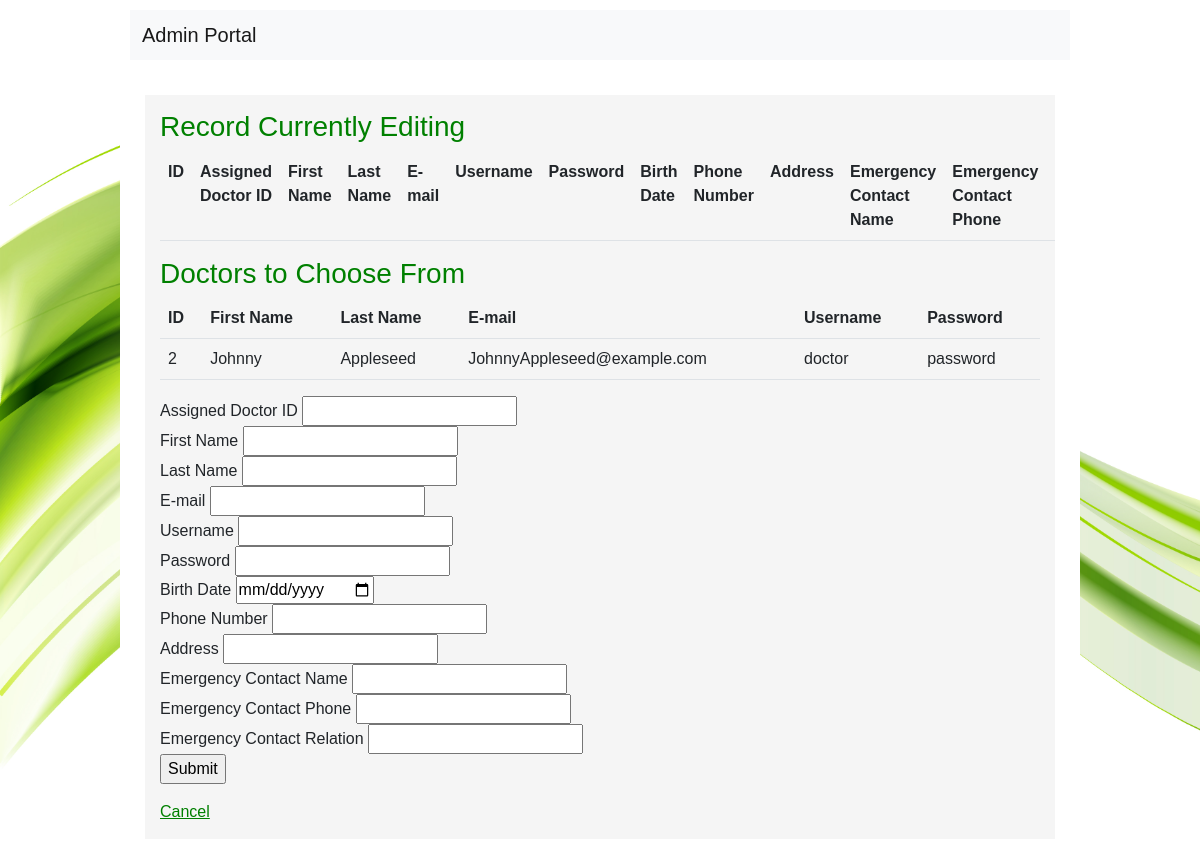
Before: /html/admin/adminEditPatient.php?a=1 with the older database file.
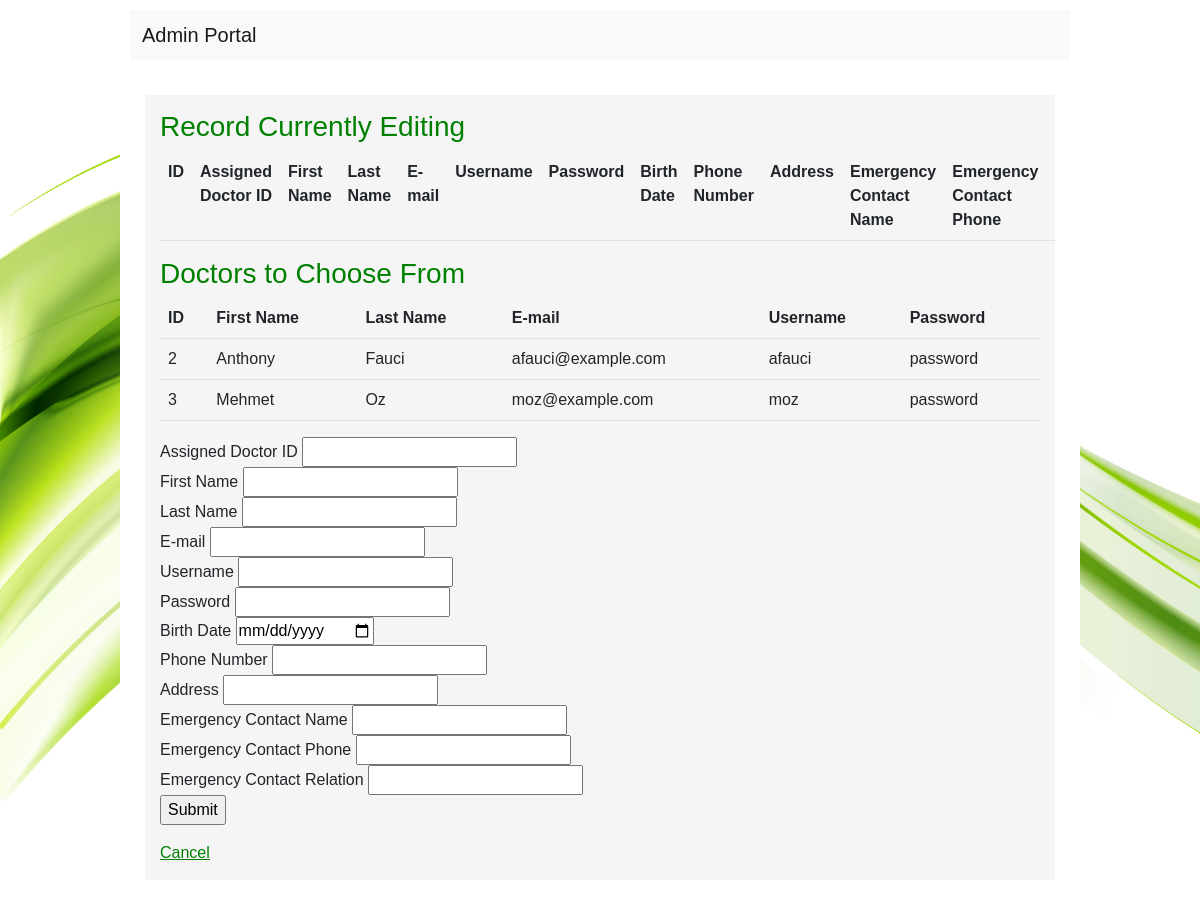
After: the same page with the newer database file.
### tables this page shows
CREATE TABLE `Users` (
  `id` int(11) UNSIGNED NOT NULL,
  `first_name` varchar(255) DEFAULT NULL,
  `last_name` varchar(255) DEFAULT NULL,
  `email` varchar(255) DEFAULT NULL,
  `userpassword` varchar(64) NOT NULL,
  `role` enum('ADMIN','DOCTOR','PATIENT') DEFAULT NULL,
  `username` varchar(255) NOT NULL,
  `assigned_doctorId` int(11) DEFAULT NULL,
  `birthdate` date DEFAULT NULL,
  `phone` varchar(255) DEFAULT NULL,
  `address` varchar(255) DEFAULT NULL,
  `emerCon_name` varchar(255) DEFAULT NULL,
  `emerCon_phone` varchar(255) DEFAULT NULL,
  `emerCon_relation` varchar(255) DEFAULT NULL
);

### html/admin/adminEditPatient.php (the view, shortened to what this page needs)
<!DOCTYPE html>
<html lang="en">
<head>
  <link href="https://cdn.jsdelivr.net/npm/bootstrap@5.2.2/dist/css/bootstrap.min.css" rel="stylesheet" />
  <link rel="stylesheet" href="../../css/style.css?v=<?php echo time(); ?>" />
</head>
<body>
  <div class="body">
    <header>
      <nav class="navbar navbar-expand-lg navbar-light bg-light justify-content-center nav-fill">
        <div class="container-fluid">
          <a class="navbar-brand mb-0 h1" href="patientPortal.php">Admin Portal</a>
        </div>
      </nav>
    </header>
    <section style="overflow-x: scroll">
      <h3>Record Currently Editing</h3>
      <table class="table table-hover">
        <tr>
          <th>ID</th>
          <th>Assigned Doctor ID</th>
          <th>First Name</th>
          <th>Last Name</th>
          <th>E-mail</th>
          <th>Username</th>
          <th>Password</th>
          <th>Birth Date</th>
          <th>Phone Number</th>
          <th>Address</th>
          <th>Emergency Contact Name</th>
          <th>Emergency Contact Phone</th>
          <th>Emergency Contact Relation</th>
        </tr>
    </table>
    <table class="table table-hover">
    <h3>Doctors to Choose From</h3>
        <tr>
          <th>ID</th>
          <th>First Name</th>
          <th>Last Name</th>
          <th>E-mail</th>
          <th>Username</th>
          <th>Password</th>
        </tr>
        <?php
          $conn = new mysqli("localhost", "root", "", "pregnancy");
          $sql = "SELECT * FROM Users WHERE role = 'DOCTOR' ";
          $result = $conn->query($sql);
          while($row = $result->fetch_assoc()) {
            echo "
            <tr>
              <td>".$row['id']."</td>
              <td>".$row['first_name']."</td>
              <td>".$row['last_name']."</td>
              <td>".$row['email']."</td>
              <td>".$row['username']."</td>
              <td>".$row['userpassword']."</td>
            </tr>
            ";
          }
        ?>
    </table>
    <form name="frmContact" method="post" action="adminEditPatientAction.php">
            <p>
                <label for="doctorID">Assigned Doctor ID</label>
                <input type="text" name="assignedDoctorID" id="assignedDoctorID"> <br/>
                <label for="firstname">First Name </label>
                <input type="text" name="firstName" id="firstName"> <br/>
                <label for="lastname">Last Name</label>
                <input type="text" name="lastName" id="lastName"> <br/>
                <label for="email">E-mail</label>
                <input type="text" name="email" id="email"> <br/>
                <label for="username">Username</label>
                <input type="text" name="username" id="username"> <br/>
                <label for="password">Password</label>
                <input type="text" name="password" id="password"> <br/>
                <label for="username">Birth Date</label>
                <input type="date" name="birthdate" id="birthdate"> <br/>
                <label for="password">Phone Number</label>
                <input type="text" name="phonenumber" id="phonenumber"> <br/>
                <label for="password">Address</label>
                <input type="text" name="address" id="address"> <br/>
                <label for="password">Emergency Contact Name</label>
                <input type="text" name="emerCon_name" id="emerCon_name"> <br/>
                <label for="password">Emergency Contact Phone</label>
                <input type="text" name="emerCon_phone" id="emerCon_phone"> <br/>
                <label for="password">Emergency Contact Relation</label>
                <input type="text" name="emerCon_relation" id="emerCon_relation"> <br/>
                <input type="submit" name="Submit" id="Submit" value="Submit">
            </p>
        </form>
        <?php
        echo '
          <a href="adminPortal.php">Cancel</a>
        ';
        ?>
    </section>
  </div>
</body>
</html>

Changed rows visible on the page:
changed users id 2: first_name "Johnny" → "Anthony"; last_name "Appleseed" → "Fauci"; email "JohnnyAppleseed@example.com" → "afauci@example.com"; username "doctor" → "afauci"
now on this page (row edited): users: id "3", first_name "Mehmet", last_name "Oz", email "moz@example.com", username "moz", userpassword "password"
